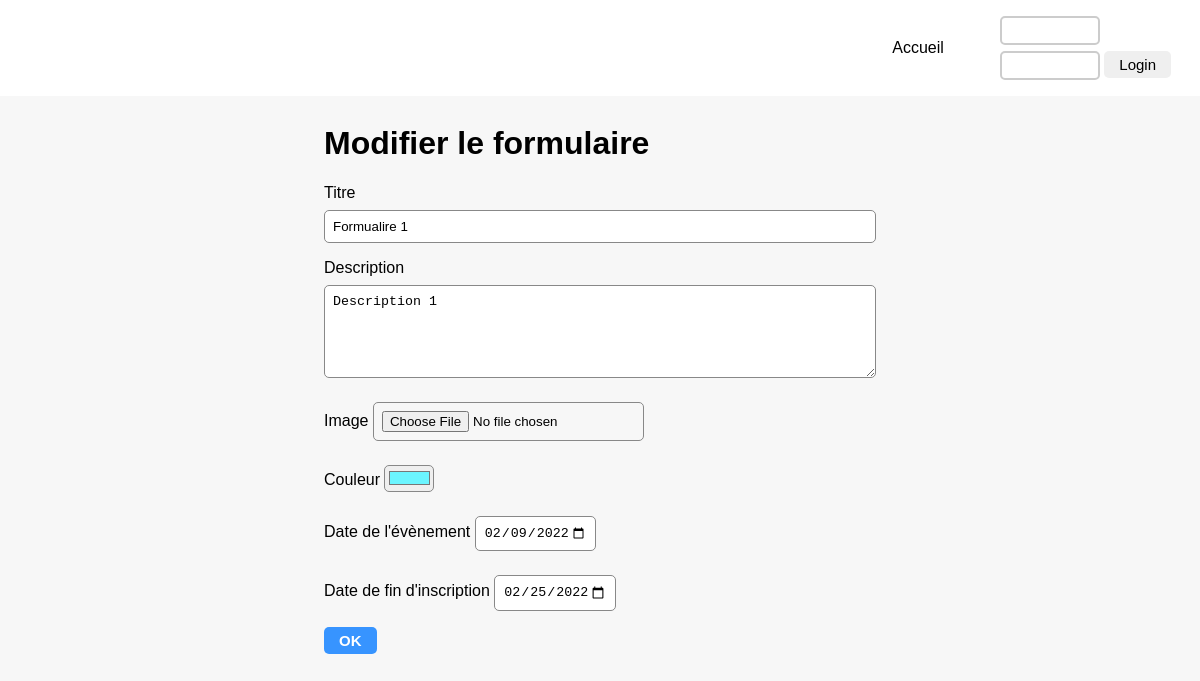
The page /GestionFormulaire/modifierFormulaire.php?id=63 on the database its author committed.
### tables this page shows
CREATE TABLE `formulaires` (
  `id` int(11) UNSIGNED NOT NULL,
  `titre` varchar(100) NOT NULL,
  `description` text NOT NULL,
  `imgsrc` varchar(255) NOT NULL,
  `couleur` varchar(7) NOT NULL,
  `date_evenement` date NOT NULL,
  `date_fin` date NOT NULL
);

### GestionFormulaire/modifierFormulaire.php (the view, shortened to what this page needs)
<?php
include "../header.php";
$id = filter_input(INPUT_GET, "id");
$pdo = new PDO("mysql:host=" . Config::SERVEUR . "; dbname=" . Config::BDO, Config::UTILISATEUR, Config::MOTDEPASSE);
$requete = $pdo->prepare("select formulaires.*,secteur.nom from formulaires join secteursparformulaires on formulaires.id = secteursparformulaires.id_formulaires join secteur on secteursparformulaires.id_secteurs = secteur.id where formulaires.id=:id");
$requete->bindParam(":id", $id);
$requete->execute();
$lignes = $requete->fetchAll();
$formulaire = $lignes[0];
?>
<main>
    <div class="container">
        <form action="actions/updateFormulaire.php" method="post" enctype="multipart/form-data">
            <h1>Modifier le formulaire</h1>
            <p>
                <label for="titre">Titre</label>
                <input type="text" name="titre" id="titre" class="form-control" value="<?php echo $formulaire["titre"] ?>">
            </p>
            <p>
                <label for="description" class="required">Description</label>
                <textarea name="description" id="description" rows="5" cols="40" class="form-control"><?php echo $formulaire["description"] ?></textarea>
            </p>
            <p>
                <label for="img">Image</label>
                <input type="file" id="img" name="img" enctype="multipart/form-data" class="little-form-control">
            </p>
            <p>
                <label for="couleur">Couleur</label>
                <input type="color" name="couleur" id="couleur" class="little-form-control form-color" value="<?php echo $formulaire["couleur"] ?>">
            </p>
            <p>
                <label for="date_e">Date de l'évènement</label>
                <input type="date" id="date_e" name="date_e" class="little-form-control" value="<?php echo $formulaire["date_evenement"] ?>" min="2018-01-01" max="2100-12-31">
            </p>
            <p>
                <label for="date_f">Date de fin d'inscription</label>
                <input type="date" id="date_f" name="date_f" class="little-form-control" value="<?php echo $formulaire["date_fin"] ?>" min="2018-01-01" max="2100-12-31">
            </p>
            <input type="submit" value="OK" class="btn">
        </form>
    </div>
</main>
</body>
</html>

### style.css (style rules this page uses)
* { box-sizing: border-box; text-decoration: none; -ms-overflow-style: none; }
body { margin: 0; background-color: #f7f7f7; font-family: 'Maven Pro', sans-serif; background-repeat: no-repeat; -webkit-background-size: cover; -moz-background-size: cover; -o-background-size: cover; background-size: cover; }
main { padding-top: 96px; }
.container { max-width: 1500px; margin: auto; }
input[type=submit] { padding:5px 15px; border:0 none; cursor:pointer; -webkit-border-radius: 5px; border-radius: 5px; font-size: 15px; }
.btn { font-size: 1rem; font-weight: bold; color: white; display: inline-block; text-decoration: none; background-color: #3794ff; border-radius: 10px; padding: 0.5rem 1rem; transition: .2s ease all; }
form { padding: 0.5rem 1.5rem; max-width: 600px; width: 100%; margin: auto; border-radius: 5px; color: black; }
.form-control { border: 1px solid #888888; display: block; width: 100%; border-radius: 5px; padding: 0.5rem; margin-top: 0.5rem; }
.little-form-control { border: 1px solid #888888; border-radius: 5px; padding: 0.5rem; margin-top: 0.5rem; }
.form-color { padding: 0.1rem; }

### rows shown on the page
formulaires: titre "Formualire 1", description "Description 1", couleur "#6bf5ff", date_e "02/09/2022", date_f "02/25/2022"
